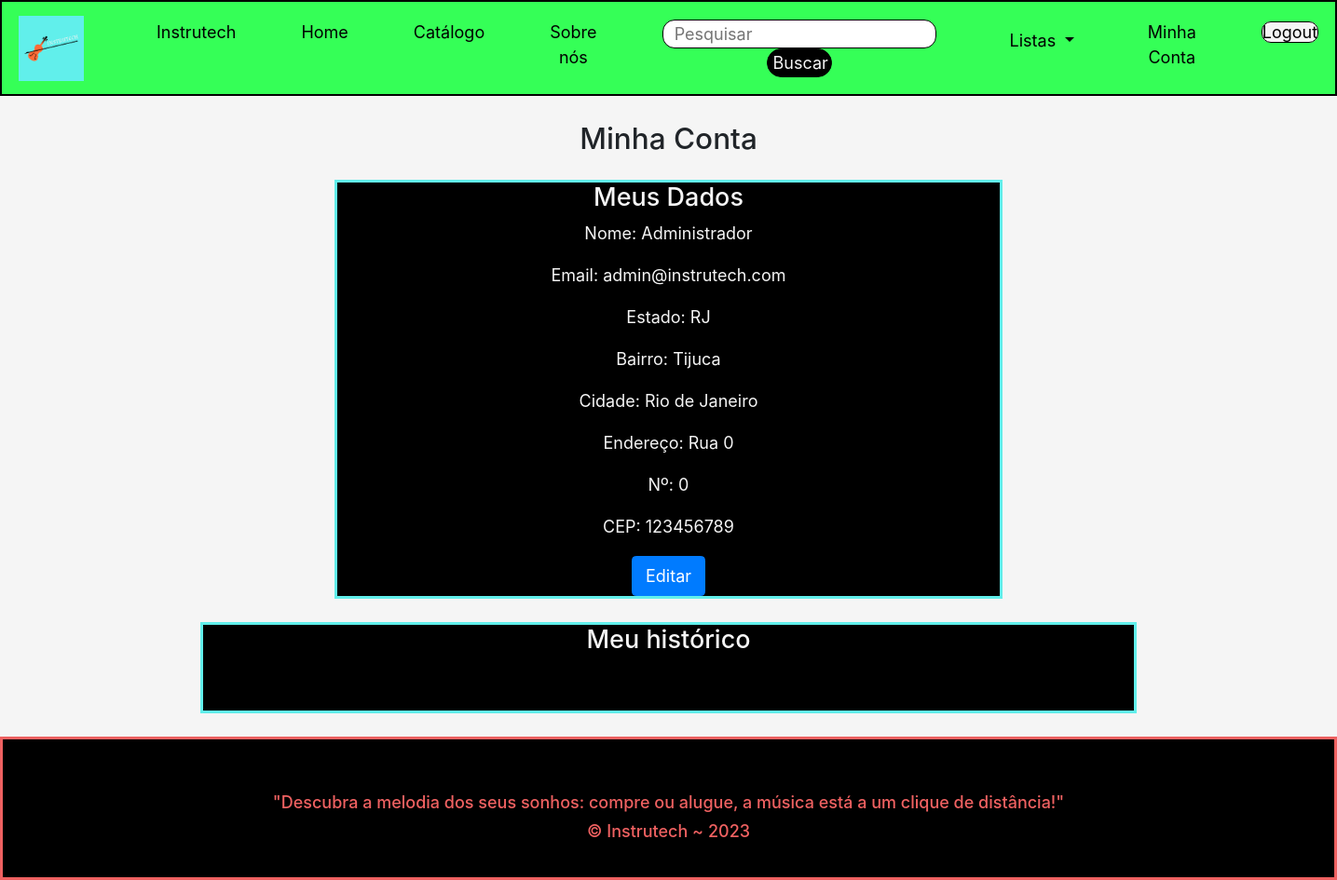
Screenshot of /minhaConta.php (signed in) with the database file from the repository.
### tables this page shows
CREATE TABLE IF NOT EXISTS `cliente` (
  `idcliente` int(11) AUTO_INCREMENT NOT NULL,
  `nome` varchar(70) NOT NULL,
  `cep` varchar(9) NOT NULL,
  `endereco` varchar(40) NOT NULL,
  `num` varchar(25) NOT NULL,
  `bairro` varchar(25) NOT NULL,
  `cidade` varchar(20) NOT NULL,
  `estado` enum('AC', 'AL', 'AP', 'AM', 'BA', 'CE', 'DF', 'ES', 'GO', 'MA', 'MT', 'MS', 'MG', 'PA', 'PB', 'PR', 'PE', 'PI', 'RJ', 'RN', 'RS', 'RO', 'RR', 'SC', 'SP', 'SE', 'TO') NOT NULL,
  `email` varchar(40) NOT NULL,
  `senha` varchar(255) NOT NULL,
  `privilegio` enum('compra', 'venda', 'admin') NOT NULL,
  created_at TIMESTAMP NOT NULL DEFAULT CURRENT_TIMESTAMP,
  PRIMARY KEY (`idcliente`)
);

### repository/ClienteRepository.php (called while the page is built, shortened)
<?php
function fnLocalizaClientePorId($id)
{
    $con = getConnection();
    $sql = "select * from cliente where idcliente = :pID";
    $stmt = $con->prepare($sql);
    $stmt->bindParam(":pID", $id);
    if ($stmt->execute()) {
        return $stmt->fetch(PDO::FETCH_OBJ);
    }
    return null;
}

### minhaConta.php (the view, shortened to what this page needs)
<?php
require_once('repository/ClienteRepository.php');
$idcliente = $_SESSION['login']->idcliente;
$cliente = fnLocalizaClientePorId($idcliente);
?>
<!DOCTYPE html>
<html lang="pt_br">
<head>
    <link href="https://cdn.jsdelivr.net/npm/bootstrap@5.0.2/dist/css/bootstrap.min.css" rel="stylesheet">
    <link href="css/style.css" rel="stylesheet">
    <link href="css/carousel.css" rel="stylesheet">
</head>
<body>
    <?php include('navbar.php') ?>
    <main>
        <section>
            <h3>Minha Conta</h3>
            <div class="my-account-container">
                <h4>Meus Dados</h4>
                <p>Nome: <?= "$cliente->nome" ?></p>
                <p>Email: <?= "$cliente->email" ?></p>
                <p>Estado: <?= "$cliente->estado" ?></p>
                <p>Bairro: <?= "$cliente->bairro" ?></p>
                <p>Cidade: <?= "$cliente->cidade" ?></p>
                <p>Endereço: <?= "$cliente->endereco" ?></p>
                <p>Nº: <?= "$cliente->num" ?></p>
                <p>CEP: <?= "$cliente->cep" ?></p>
                <a href="minha-edita-conta.php?id=<?= $cliente->idcliente ?>" class="btn btn-primary">Editar</a>
            </div>
            <div class="my-deals-container">
                <h4>Meu histórico</h4>
            </div>
        </section>
    </main>
    <?php include('footer.php') ?>
</body>
</html>

### css/style.css (style rules this page uses)
html, body { height: 100%; margin: 0 auto; padding: 0; font-size: 18px; font-family: 'DM Sans', sans-serif; }
body { background: url(../images/fundof5f5f5.png); display: flex; flex-direction: column; width: 100%; }
section { flex: 1 0 auto; margin-bottom: 20px; }
h1, h2, h3, h6 { text-align: center; }
.my-account-container, .my-deals-container { color: #f5f5f5; background-color: #000; text-align: center; width: 50%; border: 3px solid #61efeb; margin: 25px auto; }
.my-deals-container { width: 70%; color: #f5f5f5; background-color: #000; text-align: center; border: 3px solid #61efeb; margin: 25px auto; }

### rows the page displays
cliente: nome "Administrador", email "admin@instrutech.com", estado "RJ", bairro "Tijuca", cidade "Rio de Janeiro", endereco "Rua 0", num "0", cep "123456789"
